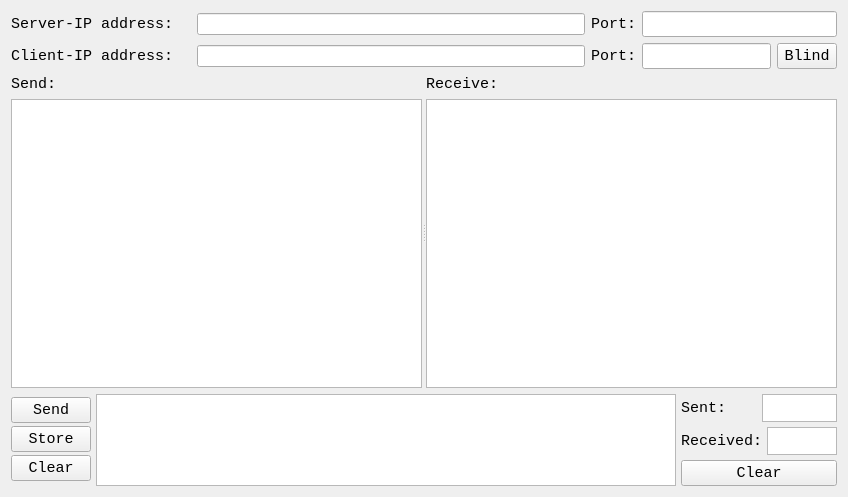
<?xml version="1.0" encoding="UTF-8"?>
<ui version="4.0">
 <class>Widget</class>
 <widget class="QWidget" name="Widget">
  <property name="geometry">
   <rect>
    <x>0</x>
    <y>0</y>
    <width>848</width>
    <height>497</height>
   </rect>
  </property>
  <property name="font">
   <font>
    <family>Consolas</family>
    <pointsize>11</pointsize>
    <weight>50</weight>
    <italic>false</italic>
    <bold>false</bold>
   </font>
  </property>
  <property name="windowTitle">
   <string>UDPcomunication</string>
  </property>
  <property name="windowIcon">
   <iconset>
    <normaloff>item_icon_09.ico</normaloff>item_icon_09.ico</iconset>
  </property>
  <layout class="QHBoxLayout" name="horizontalLayout">
   <item>
    <layout class="QVBoxLayout" name="verticalLayout" stretch="1,1,8,1">
     <item>
      <layout class="QHBoxLayout" name="horizontalLayout_address_server" stretch="7,3">
       <item>
        <layout class="QHBoxLayout" name="horizontalLayout_ip_server" stretch="2,8">
         <item>
          <widget class="QLabel" name="label_ip_server">
           <property name="sizePolicy">
            <sizepolicy hsizetype="Minimum" vsizetype="Preferred">
             <horstretch>0</horstretch>
             <verstretch>0</verstretch>
            </sizepolicy>
           </property>
           <property name="minimumSize">
            <size>
             <width>180</width>
             <height>0</height>
            </size>
           </property>
           <property name="text">
            <string>Server-IP address:</string>
           </property>
          </widget>
         </item>
         <item>
          <widget class="QLineEdit" name="lineEdit_ip_server">
           <property name="font">
            <font>
             <family>Consolas</family>
             <pointsize>9</pointsize>
             <weight>50</weight>
             <italic>false</italic>
             <bold>false</bold>
            </font>
           </property>
          </widget>
         </item>
        </layout>
       </item>
       <item>
        <layout class="QHBoxLayout" name="horizontalLayout_port_server">
         <item>
          <widget class="QLabel" name="label_port_server">
           <property name="text">
            <string>Port:</string>
           </property>
          </widget>
         </item>
         <item>
          <widget class="QLineEdit" name="lineEdit_port_server"/>
         </item>
        </layout>
       </item>
      </layout>
     </item>
     <item>
      <layout class="QHBoxLayout" name="horizontalLayout_address_client" stretch="7,3">
       <item>
        <layout class="QHBoxLayout" name="horizontalLayout_ip_client" stretch="2,8">
         <item>
          <widget class="QLabel" name="label_ip_client">
           <property name="sizePolicy">
            <sizepolicy hsizetype="Minimum" vsizetype="Preferred">
             <horstretch>0</horstretch>
             <verstretch>0</verstretch>
            </sizepolicy>
           </property>
           <property name="minimumSize">
            <size>
             <width>180</width>
             <height>0</height>
            </size>
           </property>
           <property name="text">
            <string>Client-IP address:</string>
           </property>
          </widget>
         </item>
         <item>
          <widget class="QLineEdit" name="lineEdit_ip_client">
           <property name="font">
            <font>
             <family>Consolas</family>
             <pointsize>9</pointsize>
             <weight>50</weight>
             <italic>false</italic>
             <bold>false</bold>
            </font>
           </property>
          </widget>
         </item>
        </layout>
       </item>
       <item>
        <layout class="QHBoxLayout" name="horizontalLayout_port_client" stretch="0,0,0">
         <item>
          <widget class="QLabel" name="label_port_client">
           <property name="text">
            <string>Port:</string>
           </property>
          </widget>
         </item>
         <item>
          <widget class="QLineEdit" name="lineEdit_port_client"/>
         </item>
         <item>
          <widget class="QPushButton" name="pushButton_bind">
           <property name="enabled">
            <bool>true</bool>
           </property>
           <property name="sizePolicy">
            <sizepolicy hsizetype="Minimum" vsizetype="Fixed">
             <horstretch>0</horstretch>
             <verstretch>0</verstretch>
            </sizepolicy>
           </property>
           <property name="minimumSize">
            <size>
             <width>0</width>
             <height>0</height>
            </size>
           </property>
           <property name="maximumSize">
            <size>
             <width>60</width>
             <height>16777215</height>
            </size>
           </property>
           <property name="text">
            <string>Blind</string>
           </property>
           <property name="checkable">
            <bool>true</bool>
           </property>
           <property name="checked">
            <bool>false</bool>
           </property>
           <property name="autoRepeat">
            <bool>false</bool>
           </property>
           <property name="autoExclusive">
            <bool>false</bool>
           </property>
          </widget>
         </item>
        </layout>
       </item>
      </layout>
     </item>
     <item>
      <widget class="QSplitter" name="splitter_display">
       <property name="orientation">
        <enum>Qt::Horizontal</enum>
       </property>
       <widget class="QWidget" name="layoutWidget">
        <layout class="QVBoxLayout" name="verticalLayout_send_display">
         <item>
          <widget class="QLabel" name="label_send_display">
           <property name="sizePolicy">
            <sizepolicy hsizetype="Preferred" vsizetype="Preferred">
             <horstretch>0</horstretch>
             <verstretch>0</verstretch>
            </sizepolicy>
           </property>
           <property name="text">
            <string>Send:</string>
           </property>
           <property name="scaledContents">
            <bool>false</bool>
           </property>
           <property name="alignment">
            <set>Qt::AlignLeading|Qt::AlignLeft|Qt::AlignVCenter</set>
           </property>
          </widget>
         </item>
         <item>
          <widget class="QTextEdit" name="textEdit_send_display">
           <property name="font">
            <font>
             <family>Consolas</family>
             <pointsize>10</pointsize>
             <weight>50</weight>
             <italic>false</italic>
             <bold>false</bold>
            </font>
           </property>
          </widget>
         </item>
        </layout>
       </widget>
       <widget class="QWidget" name="layoutWidget">
        <layout class="QVBoxLayout" name="verticalLayout_rcv_display">
         <item>
          <widget class="QLabel" name="label_rcv_display">
           <property name="text">
            <string>Receive:</string>
           </property>
          </widget>
         </item>
         <item>
          <widget class="QTextEdit" name="textEdit_rcv_display"/>
         </item>
        </layout>
       </widget>
      </widget>
     </item>
     <item>
      <layout class="QHBoxLayout" name="horizontalLayout_ctl" stretch="5,1">
       <property name="spacing">
        <number>5</number>
       </property>
       <property name="sizeConstraint">
        <enum>QLayout::SetDefaultConstraint</enum>
       </property>
       <item>
        <layout class="QHBoxLayout" name="horizontalLayout_send_edit">
         <property name="sizeConstraint">
          <enum>QLayout::SetDefaultConstraint</enum>
         </property>
         <property name="leftMargin">
          <number>0</number>
         </property>
         <item>
          <layout class="QVBoxLayout" name="verticalLayout_send" stretch="1,1,0">
           <property name="spacing">
            <number>0</number>
           </property>
           <item>
            <widget class="QPushButton" name="pushButton_send">
             <property name="text">
              <string>Send</string>
             </property>
            </widget>
           </item>
           <item>
            <widget class="QPushButton" name="pushButton_store">
             <property name="text">
              <string>Store</string>
             </property>
            </widget>
           </item>
           <item>
            <widget class="QPushButton" name="pushButton_display_clear">
             <property name="text">
              <string>Clear</string>
             </property>
            </widget>
           </item>
          </layout>
         </item>
         <item>
          <widget class="QTextEdit" name="textEdit_send_edit"/>
         </item>
        </layout>
       </item>
       <item>
        <layout class="QVBoxLayout" name="verticalLayout_count" stretch="1,1,1">
         <property name="spacing">
          <number>5</number>
         </property>
         <item>
          <layout class="QHBoxLayout" name="horizontalLayout_sent_count" stretch="1,1">
           <item>
            <widget class="QLabel" name="label_sent_count">
             <property name="text">
              <string>Sent:</string>
             </property>
            </widget>
           </item>
           <item>
            <widget class="QTextBrowser" name="textBrowser_sent_count">
             <property name="enabled">
              <bool>true</bool>
             </property>
             <property name="sizePolicy">
              <sizepolicy hsizetype="Expanding" vsizetype="Preferred">
               <horstretch>0</horstretch>
               <verstretch>0</verstretch>
              </sizepolicy>
             </property>
             <property name="maximumSize">
              <size>
               <width>16777215</width>
               <height>28</height>
              </size>
             </property>
            </widget>
           </item>
          </layout>
         </item>
         <item>
          <layout class="QHBoxLayout" name="horizontalLayout_rcv_count" stretch="1,1">
           <item>
            <widget class="QLabel" name="label_rcv_count">
             <property name="enabled">
              <bool>true</bool>
             </property>
             <property name="text">
              <string>Received:</string>
             </property>
            </widget>
           </item>
           <item>
            <widget class="QTextBrowser" name="textBrowser_rcv_count">
             <property name="sizePolicy">
              <sizepolicy hsizetype="Expanding" vsizetype="Preferred">
               <horstretch>0</horstretch>
               <verstretch>0</verstretch>
              </sizepolicy>
             </property>
             <property name="maximumSize">
              <size>
               <width>16777215</width>
               <height>28</height>
              </size>
             </property>
            </widget>
           </item>
          </layout>
         </item>
         <item>
          <widget class="QPushButton" name="pushButton_clear">
           <property name="text">
            <string>Clear</string>
           </property>
          </widget>
         </item>
        </layout>
       </item>
      </layout>
     </item>
    </layout>
   </item>
  </layout>
 </widget>
 <resources/>
 <connections/>
</ui>
